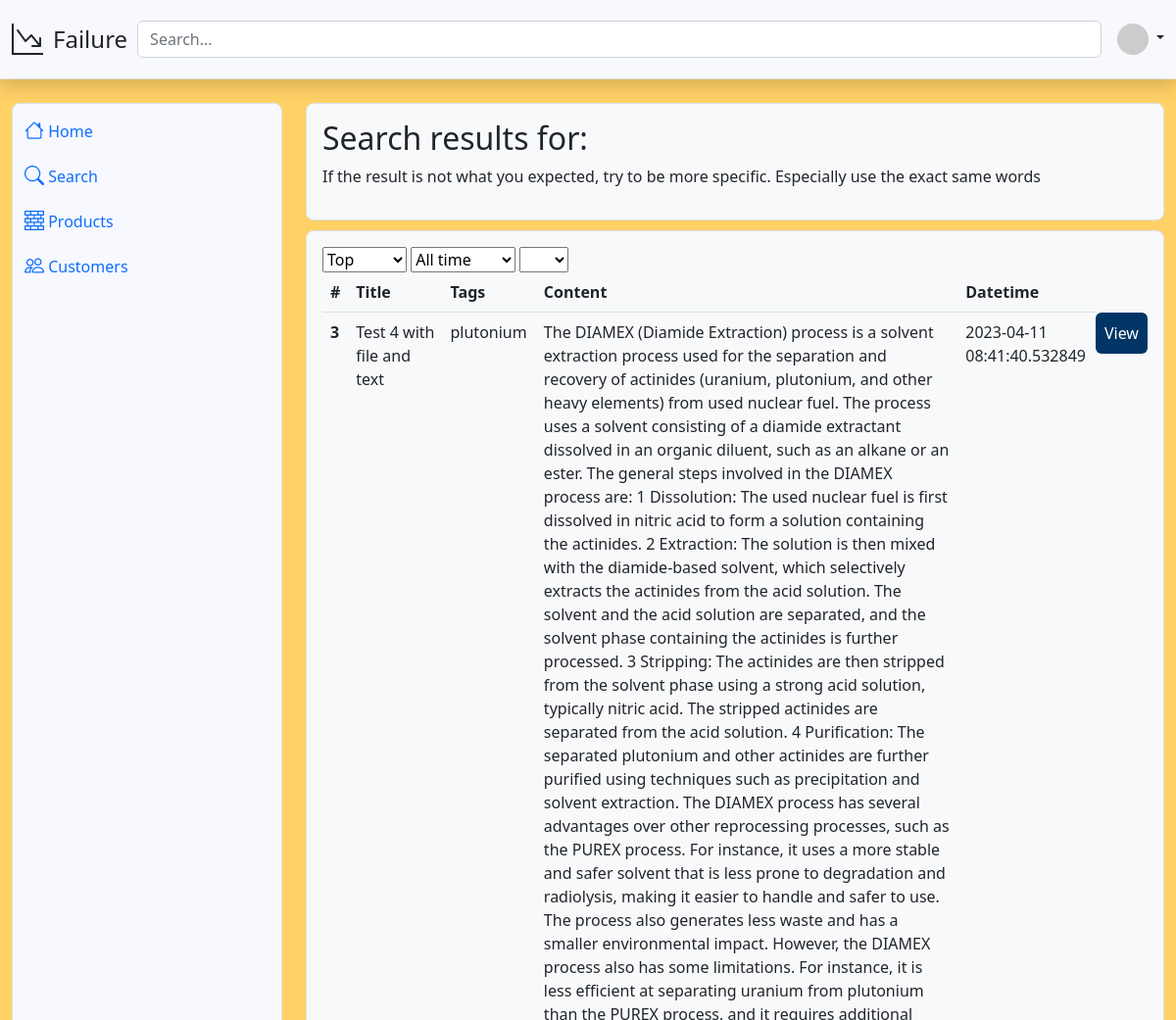
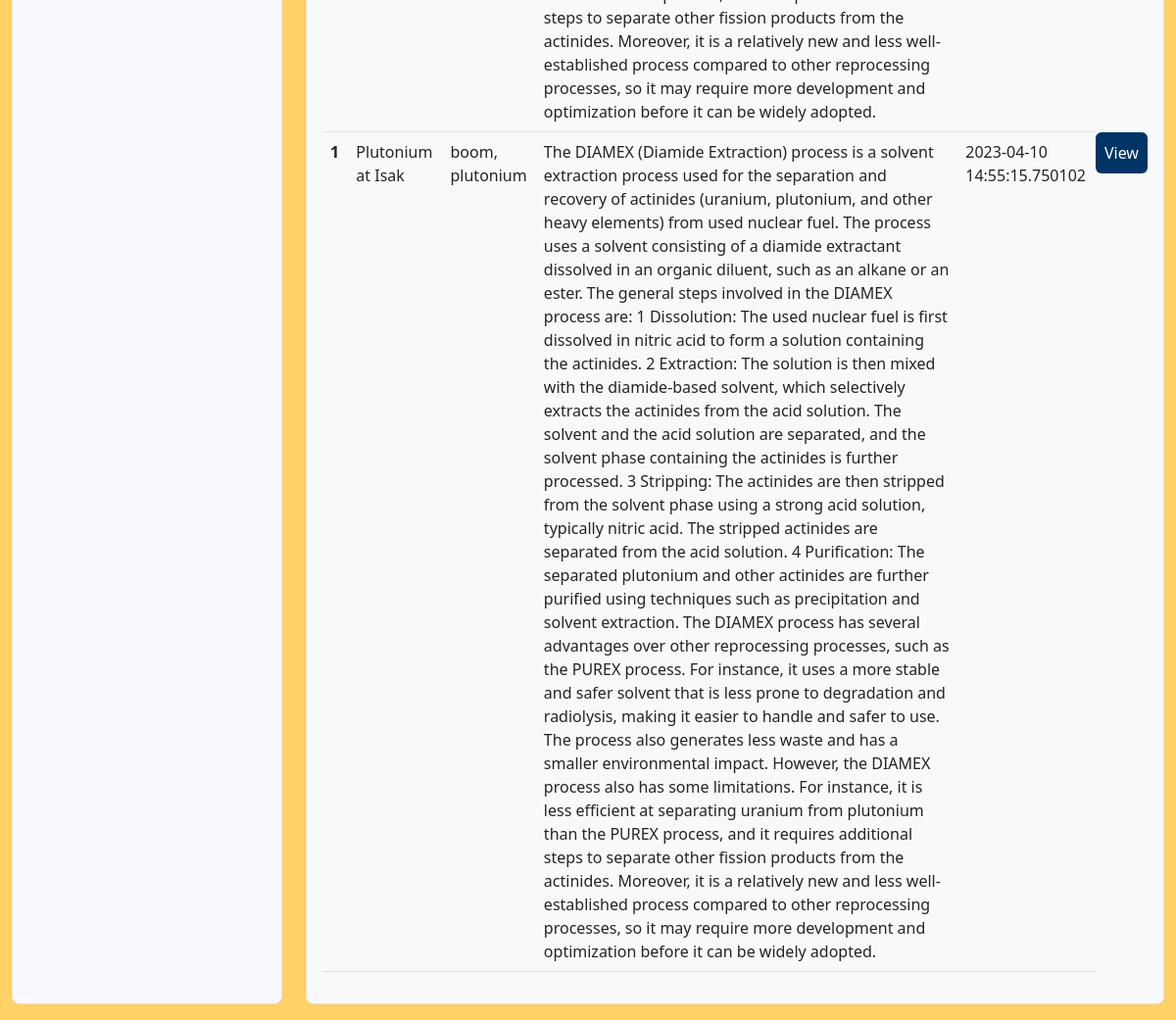
Screenshot of /search with the database file from the repository (2 pictures, top to bottom).
### db_schema.py (models this page shows)
class Post(Base):
    __tablename__ = 'post'
    id = Column(Integer, primary_key=True)
    title = Column(String)
    content = Column(String)
    tags = Column(String)
    datetime = Column(String)
    rating = Column(Integer)
    file_names = Column(String)
    user_id = Column(Integer, ForeignKey('user.id', ondelete='CASCADE'))

### main.py (the view)
@app.route('/search', methods=['GET'])
def search():
    search = request.args.get('search')
    if search is None:
        search = ''
        print("Searched nothing")
    sort = request.args.get('sort')
    if sort is None:
        sort = 'top'
    time = request.args.get('time')
    if time is None:
        time = 'all'
    quantity = request.args.get('quantity')
    if quantity is None:
        quantity = 20
    try:
        quantity = int(quantity)
    except:
        quantity = 20
    db = DatabaseHandler()
    posts = db.search_posts(search, sort, time, quantity)
    db.close()
    print("SEARCH: ", search)
    for post in posts:
        print(post)
    return render_template('search.html', search=search, posts=posts)

### db_handler.py (called while the page is built)
    def close(self):
        self.session.close()

### templates/search.html (shortened to what this page needs)
{% extends 'base.html' %}
{% block content %}
<main class="col overflow-auto h-100" onload="PostsetDropdownValuesFromUrlParams()">
    <div class="bg-light border rounded-3 p-3">
        <h2>Search results for: {{ search }}</h2>
        <p>If the result is not what you expected, try to be more specific. Especially use the exact same words</p>
    </div>
    <div class="bg-light border rounded-3 p-3" style="margin-top: 10px;min-height: 200px;">
        <form method="get">
            <select class="dropdown" id="Search_first-dropdown" onchange="Search_populateSecondDropdown()">
                <option value="top">Top</option>
            </select>
            <select id="Search_second-dropdown" onchange="Search_redirectforsecondDropdown()">
                <option value="all">All time</option>
            </select>
            <select class="dropdown" id="Search_quantity-dropdown" onchange="Set_Search_quantity_limit()">
            </select>
        </form>
        <table class="table">
            <thead>
                <tr>
                <th scope="col">#</th>
                <th scope="col">Title</th>
                <th scope="col">Tags</th>
                <th scope="col">Content</th>
                <th scope="col">Datetime</th>
                </tr>
            </thead>
            <tbody>
                {% for post in posts %}
                <tr>
                    <th scope="row">{{ post.id }}</th>
                    <td>{{ post.title }}</td>
                    <td>{{ post.tags }}</td>
                    <td>{{ post.content }}</td>
                    <td>{{ post.datetime }}</td>
                    <td
                    <button type="button" class="btn" style="background-color: #003566;color: white;" onclick="window.location.href='/post/{{post.id}}'">View</button>
                    </td>
                </tr>
                {% endfor %}
            </tbody>
            </table>
    </div>
</main>
{% endblock %}

### templates/base.html (shortened to what this page needs)
<!DOCTYPE html>
<html lang="en">
<head>
  <link href="https://cdn.jsdelivr.net/npm/bootstrap@5.2.3/dist/css/bootstrap.min.css" rel="stylesheet">
  <link href="https://cdn.jsdelivr.net/npm/bootstrap-icons@1.7.2/font/bootstrap-icons.css" rel="stylesheet">
</head>
<body onload="executeScriptWithTryCatchBlocks()">
    <header class="py-3 mb-4 border-bottom shadow custom-white-bg">
        <div class="container-fluid align-items-center d-flex">
            <div class="flex-shrink-1">
                <a href="/" class="d-flex align-items-center col-lg-4 mb-2 mb-lg-0 link-dark text-decoration-none">
                    <i class="bi bi-graph-down-arrow fs-2 text-dark" style="margin-right: 10px;"></i><p class="fs-4 text-center mb-0" style="margin-right: 10px;">Failure</p>
                </a>
            </div>
            <div class="flex-grow-1 d-flex align-items-center">
                <form class="w-100 me-3" method="get" action="/search">
                    <input type="search" id="search" name="search" class="form-control" value="{{ search }}" placeholder="Search...">
                </form>
                <div class="flex-shrink-0 dropdown">
                    <a href="#" class="d-block link-dark text-decoration-none dropdown-toggle" id="dropdownUser2" data-bs-toggle="dropdown" aria-expanded="false">
                        <img src="https://via.placeholder.com/28?text=!" alt="user" width="32" height="32" class="rounded-circle">
                    </a>
                </div>
            </div>
        </div>
    </header>
    <div class="bg-orange container-fluid pb-3 flex-grow-1 d-flex flex-column flex-sm-row overflow-auto">
        <div class="row flex-grow-sm-1 flex-grow-0">
            <aside class="col-sm-3 flex-grow-sm-1 flex-shrink-1 flex-grow-0 sticky-top pb-sm-0 pb-3">
                <div class="border custom-white-bg rounded-3 p-1 h-100 sticky-top">
                    <ul class="nav nav-pills flex-sm-column flex-row mb-auto justify-content-between text-truncate">
                        <li class="nav-item">
                            <a href="/" class="nav-link px-2 text-truncate">
                                <i class="bi bi-house fs-5"></i>
                                <span class="d-none d-sm-inline">Home</span>
                            </a>
                        </li>
                        <li>
                            <a href="/search" class="nav-link px-2 text-truncate">
                                <i class="bi bi-search fs-5"></i>
                                <span class="d-none d-sm-inline">Search</span>
                            </a>
                        </li>
                        <li>
                            <a href="#" class="nav-link px-2 text-truncate"><i class="bi bi-bricks fs-5"></i>
                                <span class="d-none d-sm-inline">Products</span> </a>
                        </li>
                        <li>
                            <a href="#" class="nav-link px-2 text-truncate"><i class="bi bi-people fs-5"></i>
                                <span class="d-none d-sm-inline">Customers</span> </a>
                        </li>
                    </ul>
                </div>
            </aside>
            {% block content %}
            {% endblock %}
        </div>
    </div>
</body>

### templates/base.html (style rules this page uses)
body { background-color: #FFD166; }
.custom-white-bg { background-color: #F8F8FF; }

### rows the page displays
Post: id "3", title "Test 4 with file and text", tags "plutonium", content "The DIAMEX (Diamide Extraction) process is a solvent extraction process used for the separation and recovery of actinides (uranium, plutonium, and other heavy elements) from used nuclear fuel. The process uses a solvent consisting of a diamide extractant dissolved in an organic diluent, such as an alkane or an ester. The general steps involved in the DIAMEX process are: 1 Dissolution: The used nuclear fuel is first dissolved in nitric acid to form a solution containing the actinides. 2 Extraction: The solution is then mixed with the diamide-based solvent, which selectively extracts the actinides from the acid solution. The solvent and the acid solution are separated, and the solvent phase…", datetime "2023-04-11 08:41:40.532849"
Post: id "1", title "Plutonium at Isak", tags "boom, plutonium", content "The DIAMEX (Diamide Extraction) process is a solvent extraction process used for the separation and recovery of actinides (uranium, plutonium, and other heavy elements) from used nuclear fuel. The process uses a solvent consisting of a diamide extractant dissolved in an organic diluent, such as an alkane or an ester. The general steps involved in the DIAMEX process are: 1 Dissolution: The used nuclear fuel is first dissolved in nitric acid to form a solution containing the actinides. 2 Extraction: The solution is then mixed with the diamide-based solvent, which selectively extracts the actinides from the acid solution. The solvent and the acid solution are separated, and the solvent phase…", datetime "2023-04-10 14:55:15.750102"
